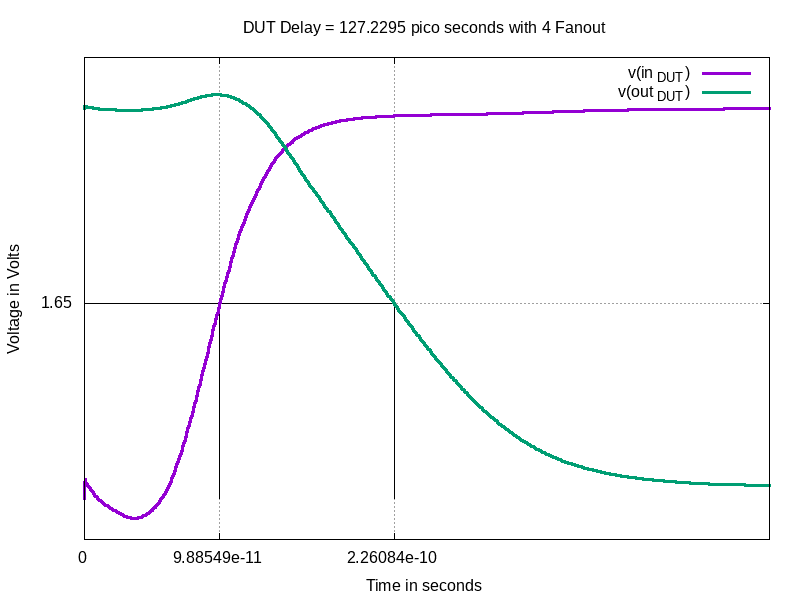

Recreate this plot in gnuplot.
set terminal X11 noenhanced
set title "DUT Delay = 127.2295 pico seconds with 4 Fanout"
set xlabel "Time in seconds"
set ylabel "Voltage in Volts"
set grid
unset logscale x 
targ=  2.260843e-10 
trig=  9.885486e-11

set xrange [0.000000e+00:0.5000000e-9]
unset logscale y 
set yrange [-3.436647e-01:3.732676e+00]
set xtics 1
#set x2tics 1
#set ytics 1.65
#set y2tics 1
 
set arrow from targ,0 to targ,1.65 nohead
set arrow from trig,0 to trig,1.65 nohead
set arrow from 0,1.65 to targ,1.65 nohead
set arrow from 0,1.65 to trig,1.65 nohead

set xtics add (targ)
set xtics add (trig)
set ytics (1.65)

set format y "%g"
set format x "%g"
plot 'delay.data' using 1:2 with lines lw 3 title "v(in_{DUT})",\
'delay.data' using 3:4 with lines lw 3 title "v(out_{DUT})"
set terminal push
set term png size 800,600 
set output "delay.png"
replot
set term pop
replot
